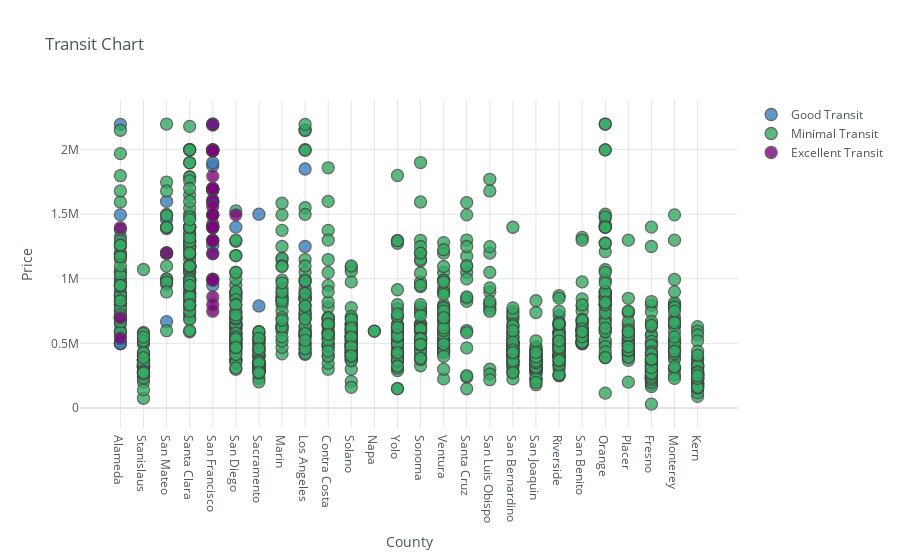

Source (notebook cell):
### Markdown cell above
- If a person is heavily dependent on public transport for daily workmight be interested in transit feature of county while buying house
- To understand this better we plotted a interactive scatter plot using plotly and cufflinks.

### Code cell
house_df2.iplot(kind="scatter", theme="white",x="county",y="price", xTitle = 'County', yTitle = 'Price',
                title= "Transit Chart", 
                categories="transit" , showticklabels=True,)

### Figure 1 — Plotly figure (JSON) as saved in the notebook; plotly's stock layout.template omitted (floating-point values rounded to 4 significant figures; data arrays with more than 128 entries replaced by an {"elided": "..."} marker saying what was removed)
{"data": [{"marker": {"color": "rgba(255, 153, 51, 1.0)", "line": {"width": 1.3}, "opacity": 0.8, "size": 12, "symbol": "circle"}, "mode": "markers", "name": "nan", "textfont": {"color": "#4D5663"}, "type": "scatter", "x": [], "y": []}, {"marker": {"color": "rgba(55, 128, 191, 1.0)", "line": {"width": 1.3}, "opacity": 0.8, "size": 12, "symbol": "circle"}, "mode": "markers", "name": "Good Transit", "textfont": {"color": "#4D5663"}, "type": "scatter", "x": ["Alameda", "Alameda", "Alameda", "Alameda", "Alameda", "Alameda", "Alameda", "Alameda", "Alameda", "Alameda", "Alameda", "Alameda", "Alameda", "Alameda", "Alameda", "Alameda", "Alameda", "Alameda", "Alameda", "Alameda", "Alameda", "Alameda", "Stanislaus", "San Mateo", "San Mateo", "San Mateo", "San Mateo", "San Mateo", "San Mateo", "Santa Clara", "Santa Clara", "San Francisco", "San Francisco", "San Francisco", "San Francisco", "San Francisco", "San Francisco", "San Diego", "San Diego", "San Diego", "San Diego", "San Diego", "San Diego", "San Diego", "San Diego", "San Diego", "San Diego", "San Francisco", "San Francisco", "San Francisco", "San Francisco", "San Francisco", "San Francisco", "San Francisco", "San Francisco", "Sacramento", "Sacramento", "Sacramento", "Sacramento", "Marin", "Los Angeles", "Los Angeles", "Los Angeles", "Los Angeles", "Los Angeles", "Los Angeles", "Los Angeles", "Los Angeles", "Los Angeles", "Los Angeles", "Los Angeles", "Los Angeles"], "y": [799000, 699000, 569000, 845000, 828000, 1189000, 1325000, 1050000, 499000, 2195000, 499000, 899000, 995000, 865000, 979000, 499000, 599000, 710000, 1495000, 688000, 699000, 825000, 369000, 668000, 998000, 958000, 1599000, 1200000, 1458000, 989000, 870000, 1875000, 1595000, 1495000, 1695000, 1898000, 950000, 505000, 369000, 449900, 1400000, 519900, 545000, 639000, 649000, 569889, 527500, 2190000, 1258000, 1595000, 1999000, 1598000, 2199000, 1195000, 995000, 1499900, 789900, 499000, 449999, 1149000, 735000, 919000, 454000, 589000, 427500, 1250000, 849000, 1850000, 699000, 995000, 415000, 2150000]}, {"marker": {"color": "rgba(50, 171, 96, 1.0)", "line": {"width": 1.3}, "opacity": 0.8, "size": 12, "symbol": "circle"}, "mode": "markers", "name": "Minimal Transit", "textfont": {"color": "#4D5663"}, "type": "scatter", "x": {"elided": "1072 str values"}, "y": {"elided": "1072 int values"}}, {"marker": {"color": "rgba(128, 0, 128, 1.0)", "line": {"width": 1.3}, "opacity": 0.8, "size": 12, "symbol": "circle"}, "mode": "markers", "name": "Excellent Transit", "textfont": {"color": "#4D5663"}, "type": "scatter", "x": ["Alameda", "Alameda", "Alameda", "San Mateo", "San Francisco", "San Francisco", "San Francisco", "San Francisco", "San Francisco", "San Francisco", "San Diego", "San Francisco", "San Francisco", "San Francisco", "San Francisco", "San Francisco", "San Francisco", "San Francisco", "San Francisco", "San Francisco", "San Francisco", "San Francisco", "San Francisco", "San Francisco", "San Francisco", "San Francisco", "San Francisco", "San Francisco", "San Francisco", "San Francisco", "San Francisco", "San Francisco", "San Francisco", "San Francisco", "San Francisco", "San Francisco", "San Francisco"], "y": [1395000, 540000, 699000, 1200000, 1685000, 1695000, 1495000, 1610000, 1425000, 1995000, 1495000, 749000, 998000, 2195000, 1295000, 1695000, 1399000, 1995000, 1395000, 1495000, 1695000, 1495000, 1559000, 1299000, 1399000, 988000, 1995000, 1695000, 1295000, 860000, 799000, 1795000, 1400000, 1988000, 1699000, 1995000, 1195000]}], "layout": {"legend": {"bgcolor": "#FFFFFF", "font": {"color": "#4D5663"}}, "paper_bgcolor": "#FFFFFF", "plot_bgcolor": "#FFFFFF", "title": {"font": {"color": "#4D5663"}, "text": "Transit Chart"}, "xaxis": {"gridcolor": "#E1E5ED", "showgrid": true, "showticklabels": true, "tickfont": {"color": "#4D5663"}, "title": {"font": {"color": "#4D5663"}, "text": "County"}, "zerolinecolor": "#E1E5ED"}, "yaxis": {"gridcolor": "#E1E5ED", "showgrid": true, "showticklabels": true, "tickfont": {"color": "#4D5663"}, "title": {"font": {"color": "#4D5663"}, "text": "Price"}, "zerolinecolor": "#E1E5ED"}}}
